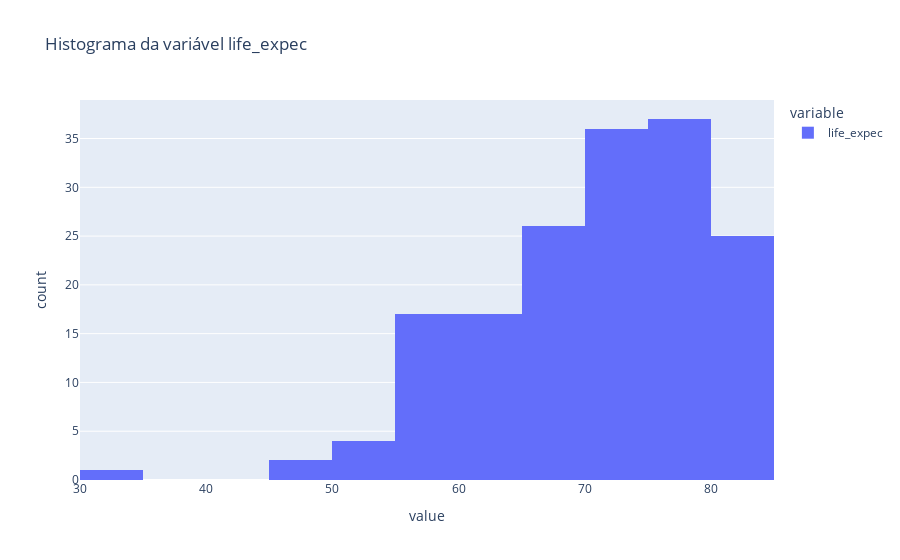

The cell this chart's notebook holds for it:
### Code cell
# Distribuição da variável Inflation
px.histogram(df_countries['life_expec'], title="Histograma da variável life_expec")

### Figure 1 — Plotly figure (JSON) as saved in the notebook; plotly's stock layout.template omitted (floating-point values rounded to 4 significant figures; data arrays with more than 128 entries replaced by an {"elided": "..."} marker saying what was removed)
{"data": [{"bingroup": "x", "hovertemplate": "variable=life_expec<br>value=%{x}<br>count=%{y}<extra></extra>", "legendgroup": "life_expec", "marker": {"color": "#636efa", "pattern": {"shape": ""}}, "name": "life_expec", "orientation": "v", "showlegend": true, "type": "histogram", "x": {"elided": "165 float values"}, "xaxis": "x", "yaxis": "y"}], "layout": {"barmode": "relative", "legend": {"title": {"text": "variable"}, "tracegroupgap": 0}, "title": {"text": "Histograma da variável life_expec"}, "xaxis": {"anchor": "y", "domain": [0, 1], "title": {"text": "value"}}, "yaxis": {"anchor": "x", "domain": [0, 1], "title": {"text": "count"}}}}
